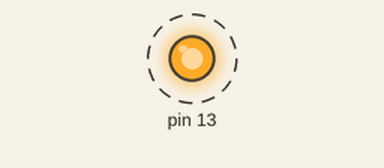
Recording of a sketch running on a simulated Arduino Uno, built with avr-gcc and run on an emulated ATmega328P. Shown: output pins drawn as LEDs (lit = HIGH). Dashed ring = blinking.

Above: at 0.1 s.
Timing chart, 0 to 3.0 s (numbered marks = the images above):
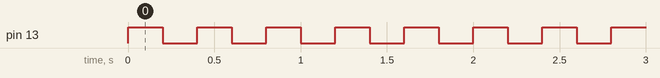

The sketch:

led_ddr.ino
```cpp
void setup() {
  DDRB |= 0x20;
}

void loop() {
  PORTB ^= 0x20;
  delay(200);
}
```

Measured:
- by itself, pin 13: alternates HIGH for 0.20 s and LOW for 0.20 s
